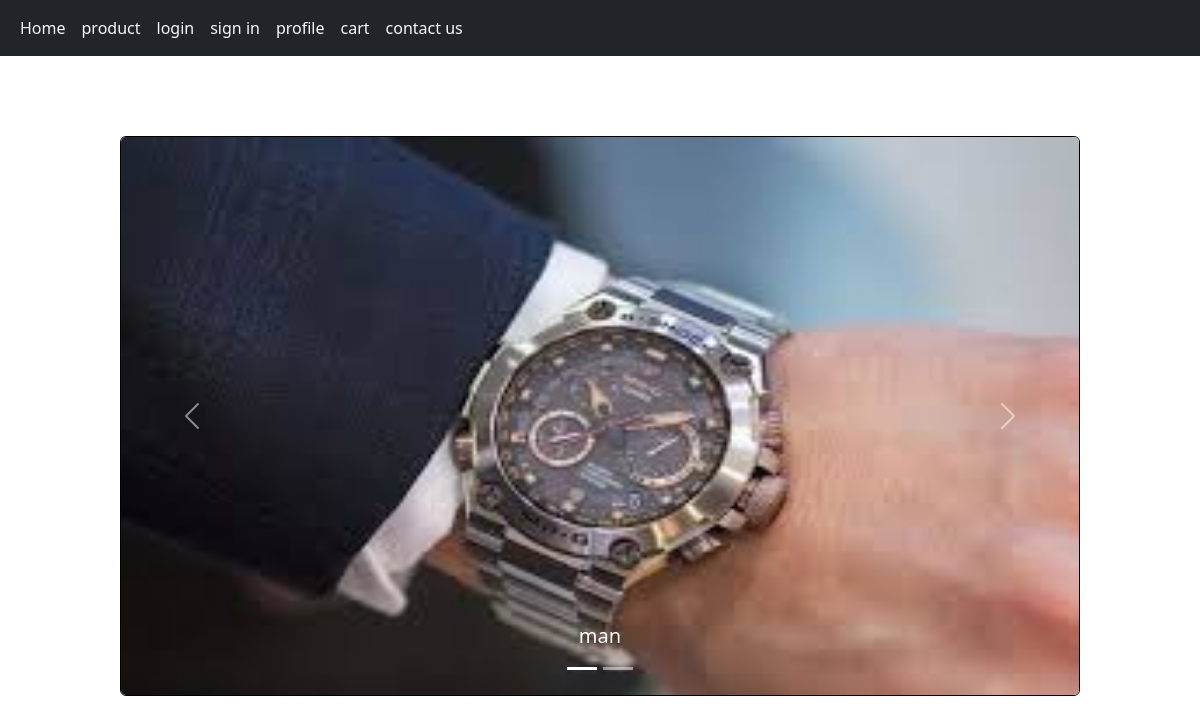
The page / on the database its author committed.
### home/models.py (models this page shows, shortened)
class Category(models.Model):
    name = models.CharField(max_length=200)
    create = models.DateTimeField(auto_now_add=True)
    update = models.DateTimeField(auto_now=True)
    slug = models.SlugField(allow_unicode = True,unique= True,null=True,blank = True)
    image = models.ImageField(upload_to='Category',null=True, blank=True)
    sub_category = models.ForeignKey(
        'self', on_delete=models.CASCADE, null=True, blank=True, related_name='sub')
    sub_cat = models.BooleanField(default=False)
    def get_absolute_url(self):
        return reverse("home:category", args=[self.slug,self.id])

### home/views.py (the view)
# urls.py: 2. Add a URL to urlpatterns:  path('', views.home, name='home')
def home(request):
    category = Category.objects.filter(sub_cat=False)
    return render(request, 'home.html', {'category': category})

### home/templates/home.html (shortened to what this page needs)
{% extends 'main.html' %} {% load static %}  {% block title %}home{% endblock %} {% block body %}
<body>
    <div style="height: 80vh;" class="d-flex justify-content-center align-items-end">
  <div id="carouselExampleCaptions" class="carousel slide" style="width: 80vw;height: 70vh;">
    <div class="carousel-indicators">
      <button type="button" data-bs-target="#carouselExampleCaptions" data-bs-slide-to="0" class="active" aria-current="true" aria-label="Slide 1"></button>
      <button type="button" data-bs-target="#carouselExampleCaptions" data-bs-slide-to="1" aria-label="Slide 2"></button>
    </div>
    <div class="carousel-inner">
      {% for cat in category %}
      <div class="carousel-item">
        <a href="{{cat.get_absolute_url}}">
        <img src="{{ cat.image.url }}" class="rounded-2" style="width: 80vw;height: 70vh;border: 1px solid black;" alt="category">
        <div class="carousel-caption">
          <h5>{{cat.name}}</h5>
        </div>
      </a>
      </div>
    {% endfor %}
    </div>
    <button class="carousel-control-prev" type="button" data-bs-target="#carouselExampleCaptions" data-bs-slide="prev">
      <span class="carousel-control-prev-icon" aria-hidden="true"></span>
    </button>
    <button class="carousel-control-next" type="button" data-bs-target="#carouselExampleCaptions" data-bs-slide="next">
      <span class="carousel-control-next-icon" aria-hidden="true"></span>
    </button>
  </div>
</div>
</body>
{% endblock %}

### rows shown on the page
Category: image (picture), name "man"
